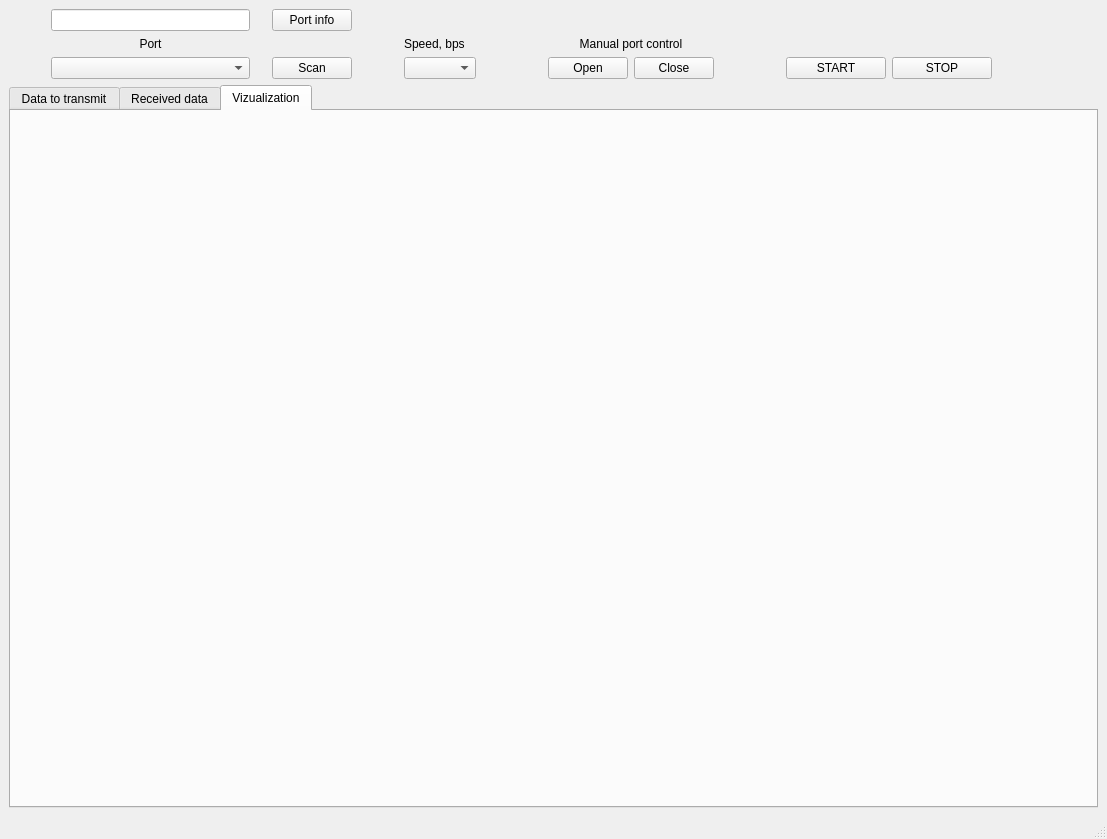
<?xml version="1.0" encoding="UTF-8"?>
<ui version="4.0">
 <class>MainWindow</class>
 <widget class="QMainWindow" name="MainWindow">
  <property name="geometry">
   <rect>
    <x>0</x>
    <y>0</y>
    <width>1107</width>
    <height>839</height>
   </rect>
  </property>
  <property name="windowTitle">
   <string>MainWindow</string>
  </property>
  <widget class="QWidget" name="centralwidget">
   <layout class="QGridLayout" name="gridLayout">
    <item row="2" column="12">
     <widget class="QPushButton" name="stopButton">
      <property name="sizePolicy">
       <sizepolicy hsizetype="Fixed" vsizetype="Fixed">
        <horstretch>0</horstretch>
        <verstretch>0</verstretch>
       </sizepolicy>
      </property>
      <property name="minimumSize">
       <size>
        <width>100</width>
        <height>0</height>
       </size>
      </property>
      <property name="maximumSize">
       <size>
        <width>100</width>
        <height>16777215</height>
       </size>
      </property>
      <property name="text">
       <string>STOP</string>
      </property>
     </widget>
    </item>
    <item row="1" column="2">
     <widget class="QLabel" name="label">
      <property name="text">
       <string>Port</string>
      </property>
      <property name="alignment">
       <set>Qt::AlignCenter</set>
      </property>
     </widget>
    </item>
    <item row="2" column="1">
     <spacer name="horizontalSpacer">
      <property name="orientation">
       <enum>Qt::Horizontal</enum>
      </property>
      <property name="sizeType">
       <enum>QSizePolicy::Maximum</enum>
      </property>
      <property name="sizeHint" stdset="0">
       <size>
        <width>30</width>
        <height>20</height>
       </size>
      </property>
     </spacer>
    </item>
    <item row="2" column="10">
     <spacer name="horizontalSpacer_3">
      <property name="orientation">
       <enum>Qt::Horizontal</enum>
      </property>
      <property name="sizeType">
       <enum>QSizePolicy::Maximum</enum>
      </property>
      <property name="sizeHint" stdset="0">
       <size>
        <width>60</width>
        <height>20</height>
       </size>
      </property>
     </spacer>
    </item>
    <item row="2" column="2">
     <widget class="QComboBox" name="listports">
      <property name="minimumSize">
       <size>
        <width>150</width>
        <height>0</height>
       </size>
      </property>
      <property name="maximumSize">
       <size>
        <width>250</width>
        <height>16777215</height>
       </size>
      </property>
     </widget>
    </item>
    <item row="2" column="8">
     <widget class="QPushButton" name="manOpen">
      <property name="enabled">
       <bool>true</bool>
      </property>
      <property name="text">
       <string>Open</string>
      </property>
     </widget>
    </item>
    <item row="2" column="4">
     <widget class="QPushButton" name="scanButton">
      <property name="minimumSize">
       <size>
        <width>80</width>
        <height>0</height>
       </size>
      </property>
      <property name="text">
       <string>Scan</string>
      </property>
     </widget>
    </item>
    <item row="0" column="2">
     <widget class="QLineEdit" name="PortInfoLine">
      <property name="minimumSize">
       <size>
        <width>150</width>
        <height>0</height>
       </size>
      </property>
      <property name="maximumSize">
       <size>
        <width>250</width>
        <height>16777215</height>
       </size>
      </property>
      <property name="readOnly">
       <bool>true</bool>
      </property>
     </widget>
    </item>
    <item row="2" column="5">
     <spacer name="horizontalSpacer_5">
      <property name="orientation">
       <enum>Qt::Horizontal</enum>
      </property>
      <property name="sizeType">
       <enum>QSizePolicy::Maximum</enum>
      </property>
      <property name="sizeHint" stdset="0">
       <size>
        <width>40</width>
        <height>20</height>
       </size>
      </property>
     </spacer>
    </item>
    <item row="2" column="13">
     <spacer name="horizontalSpacer_2">
      <property name="orientation">
       <enum>Qt::Horizontal</enum>
      </property>
      <property name="sizeType">
       <enum>QSizePolicy::Maximum</enum>
      </property>
      <property name="sizeHint" stdset="0">
       <size>
        <width>100</width>
        <height>20</height>
       </size>
      </property>
     </spacer>
    </item>
    <item row="2" column="11">
     <widget class="QPushButton" name="startButton">
      <property name="sizePolicy">
       <sizepolicy hsizetype="Fixed" vsizetype="Fixed">
        <horstretch>0</horstretch>
        <verstretch>0</verstretch>
       </sizepolicy>
      </property>
      <property name="minimumSize">
       <size>
        <width>100</width>
        <height>0</height>
       </size>
      </property>
      <property name="text">
       <string>START</string>
      </property>
     </widget>
    </item>
    <item row="2" column="9">
     <widget class="QPushButton" name="manClose">
      <property name="text">
       <string>Close</string>
      </property>
     </widget>
    </item>
    <item row="2" column="3">
     <spacer name="horizontalSpacer_6">
      <property name="orientation">
       <enum>Qt::Horizontal</enum>
      </property>
      <property name="sizeType">
       <enum>QSizePolicy::Maximum</enum>
      </property>
      <property name="sizeHint" stdset="0">
       <size>
        <width>10</width>
        <height>20</height>
       </size>
      </property>
     </spacer>
    </item>
    <item row="1" column="6">
     <widget class="QLabel" name="label_2">
      <property name="text">
       <string>Speed, bps</string>
      </property>
     </widget>
    </item>
    <item row="2" column="7">
     <spacer name="horizontalSpacer_4">
      <property name="orientation">
       <enum>Qt::Horizontal</enum>
      </property>
      <property name="sizeType">
       <enum>QSizePolicy::Maximum</enum>
      </property>
      <property name="sizeHint" stdset="0">
       <size>
        <width>60</width>
        <height>20</height>
       </size>
      </property>
     </spacer>
    </item>
    <item row="0" column="4">
     <widget class="QPushButton" name="PortInfoButton">
      <property name="minimumSize">
       <size>
        <width>80</width>
        <height>0</height>
       </size>
      </property>
      <property name="text">
       <string>Port info</string>
      </property>
     </widget>
    </item>
    <item row="1" column="8" colspan="2">
     <widget class="QLabel" name="label_3">
      <property name="text">
       <string>Manual port control</string>
      </property>
      <property name="alignment">
       <set>Qt::AlignCenter</set>
      </property>
     </widget>
    </item>
    <item row="2" column="6">
     <widget class="QComboBox" name="listspeed"/>
    </item>
    <item row="3" column="0" colspan="14">
     <widget class="QTabWidget" name="tabWidget">
      <property name="currentIndex">
       <number>2</number>
      </property>
      <widget class="QWidget" name="tab">
       <attribute name="title">
        <string>Data to transmit</string>
       </attribute>
       <layout class="QGridLayout" name="gridLayout_2">
        <item row="0" column="2">
         <widget class="QLabel" name="label_5">
          <property name="maximumSize">
           <size>
            <width>100</width>
            <height>16777215</height>
           </size>
          </property>
          <property name="text">
           <string>Transmit from file</string>
          </property>
          <property name="alignment">
           <set>Qt::AlignCenter</set>
          </property>
         </widget>
        </item>
        <item row="7" column="3">
         <widget class="QLineEdit" name="numCyclesEdit">
          <property name="maximumSize">
           <size>
            <width>50</width>
            <height>16777215</height>
           </size>
          </property>
          <property name="frame">
           <bool>true</bool>
          </property>
         </widget>
        </item>
        <item row="4" column="4">
         <widget class="QLineEdit" name="preambuleEdit">
          <property name="sizePolicy">
           <sizepolicy hsizetype="Fixed" vsizetype="Fixed">
            <horstretch>0</horstretch>
            <verstretch>0</verstretch>
           </sizepolicy>
          </property>
          <property name="frame">
           <bool>true</bool>
          </property>
         </widget>
        </item>
        <item row="0" column="4">
         <widget class="QLabel" name="label_6">
          <property name="text">
           <string>Manual</string>
          </property>
         </widget>
        </item>
        <item row="0" column="3">
         <widget class="AnimatedToggle" name="FromFileBox">
          <property name="maximumSize">
           <size>
            <width>50</width>
            <height>23</height>
           </size>
          </property>
          <property name="text">
           <string>CheckBox</string>
          </property>
          <property name="checked_color" stdset="0">
           <string>#FFB000</string>
          </property>
         </widget>
        </item>
        <item row="1" column="2" colspan="2">
         <widget class="QLineEdit" name="manualEdit">
          <property name="sizePolicy">
           <sizepolicy hsizetype="Fixed" vsizetype="Fixed">
            <horstretch>0</horstretch>
            <verstretch>0</verstretch>
           </sizepolicy>
          </property>
          <property name="maximumSize">
           <size>
            <width>225</width>
            <height>16777215</height>
           </size>
          </property>
         </widget>
        </item>
        <item row="8" column="3">
         <widget class="QLabel" name="cyclesLabel">
          <property name="maximumSize">
           <size>
            <width>225</width>
            <height>25</height>
           </size>
          </property>
          <property name="text">
           <string>Ошибка ввода</string>
          </property>
         </widget>
        </item>
        <item row="3" column="2">
         <spacer name="verticalSpacer">
          <property name="orientation">
           <enum>Qt::Vertical</enum>
          </property>
          <property name="sizeType">
           <enum>QSizePolicy::Maximum</enum>
          </property>
          <property name="sizeHint" stdset="0">
           <size>
            <width>20</width>
            <height>20</height>
           </size>
          </property>
         </spacer>
        </item>
        <item row="4" column="3">
         <widget class="AnimatedToggle" name="preambuleBox">
          <property name="maximumSize">
           <size>
            <width>50</width>
            <height>23</height>
           </size>
          </property>
          <property name="text">
           <string>CheckBox</string>
          </property>
          <property name="checked">
           <bool>true</bool>
          </property>
          <property name="checked_color" stdset="0">
           <string>#FFB000</string>
          </property>
         </widget>
        </item>
        <item row="1" column="5">
         <spacer name="horizontalSpacer_8">
          <property name="orientation">
           <enum>Qt::Horizontal</enum>
          </property>
          <property name="sizeHint" stdset="0">
           <size>
            <width>40</width>
            <height>20</height>
           </size>
          </property>
         </spacer>
        </item>
        <item row="1" column="1">
         <spacer name="horizontalSpacer_7">
          <property name="orientation">
           <enum>Qt::Horizontal</enum>
          </property>
          <property name="sizeType">
           <enum>QSizePolicy::Maximum</enum>
          </property>
          <property name="sizeHint" stdset="0">
           <size>
            <width>30</width>
            <height>20</height>
           </size>
          </property>
         </spacer>
        </item>
        <item row="1" column="4">
         <widget class="QPushButton" name="clearListButton">
          <property name="enabled">
           <bool>true</bool>
          </property>
          <property name="sizePolicy">
           <sizepolicy hsizetype="Fixed" vsizetype="Fixed">
            <horstretch>0</horstretch>
            <verstretch>0</verstretch>
           </sizepolicy>
          </property>
          <property name="text">
           <string>Clear</string>
          </property>
         </widget>
        </item>
        <item row="0" column="0" rowspan="12">
         <widget class="QTextEdit" name="txCommandEdit">
          <property name="sizePolicy">
           <sizepolicy hsizetype="Expanding" vsizetype="Expanding">
            <horstretch>0</horstretch>
            <verstretch>0</verstretch>
           </sizepolicy>
          </property>
          <property name="minimumSize">
           <size>
            <width>200</width>
            <height>200</height>
           </size>
          </property>
          <property name="maximumSize">
           <size>
            <width>400</width>
            <height>16777215</height>
           </size>
          </property>
          <property name="readOnly">
           <bool>true</bool>
          </property>
         </widget>
        </item>
        <item row="4" column="2">
         <widget class="QLabel" name="label_4">
          <property name="text">
           <string>Preambule</string>
          </property>
          <property name="alignment">
           <set>Qt::AlignLeading|Qt::AlignLeft|Qt::AlignVCenter</set>
          </property>
         </widget>
        </item>
        <item row="10" column="2">
         <widget class="QLabel" name="label_7">
          <property name="text">
           <string>Calc CS</string>
          </property>
          <property name="alignment">
           <set>Qt::AlignLeading|Qt::AlignLeft|Qt::AlignVCenter</set>
          </property>
         </widget>
        </item>
        <item row="11" column="3">
         <spacer name="verticalSpacer_2">
          <property name="orientation">
           <enum>Qt::Vertical</enum>
          </property>
          <property name="sizeHint" stdset="0">
           <size>
            <width>20</width>
            <height>40</height>
           </size>
          </property>
         </spacer>
        </item>
        <item row="7" column="2">
         <widget class="QLabel" name="label_8">
          <property name="text">
           <string>Number of cycles</string>
          </property>
         </widget>
        </item>
        <item row="2" column="2">
         <widget class="QLabel" name="manControlLabel">
          <property name="maximumSize">
           <size>
            <width>225</width>
            <height>20</height>
           </size>
          </property>
          <property name="baseSize">
           <size>
            <width>20</width>
            <height>10</height>
           </size>
          </property>
          <property name="text">
           <string>Ошибка ввода</string>
          </property>
          <property name="textFormat">
           <enum>Qt::AutoText</enum>
          </property>
          <property name="alignment">
           <set>Qt::AlignLeading|Qt::AlignLeft|Qt::AlignTop</set>
          </property>
         </widget>
        </item>
        <item row="6" column="2">
         <spacer name="verticalSpacer_3">
          <property name="orientation">
           <enum>Qt::Vertical</enum>
          </property>
          <property name="sizeType">
           <enum>QSizePolicy::Maximum</enum>
          </property>
          <property name="sizeHint" stdset="0">
           <size>
            <width>20</width>
            <height>20</height>
           </size>
          </property>
         </spacer>
        </item>
        <item row="5" column="4">
         <widget class="QLabel" name="preambuleLabel">
          <property name="maximumSize">
           <size>
            <width>225</width>
            <height>25</height>
           </size>
          </property>
          <property name="text">
           <string>Ошибка ввода</string>
          </property>
          <property name="textFormat">
           <enum>Qt::AutoText</enum>
          </property>
          <property name="alignment">
           <set>Qt::AlignLeading|Qt::AlignLeft|Qt::AlignTop</set>
          </property>
         </widget>
        </item>
        <item row="10" column="3">
         <widget class="AnimatedToggle" name="needCsBox">
          <property name="maximumSize">
           <size>
            <width>50</width>
            <height>23</height>
           </size>
          </property>
          <property name="text">
           <string>CheckBox</string>
          </property>
          <property name="checked">
           <bool>true</bool>
          </property>
          <property name="checked_color" stdset="0">
           <string>#FFB000</string>
          </property>
         </widget>
        </item>
        <item row="9" column="3">
         <spacer name="verticalSpacer_4">
          <property name="orientation">
           <enum>Qt::Vertical</enum>
          </property>
          <property name="sizeType">
           <enum>QSizePolicy::Maximum</enum>
          </property>
          <property name="sizeHint" stdset="0">
           <size>
            <width>20</width>
            <height>20</height>
           </size>
          </property>
         </spacer>
        </item>
       </layout>
      </widget>
      <widget class="QWidget" name="tab_2">
       <attribute name="title">
        <string>Received data</string>
       </attribute>
       <layout class="QGridLayout" name="gridLayout_3">
        <item row="1" column="3">
         <spacer name="horizontalSpacer_9">
          <property name="orientation">
           <enum>Qt::Horizontal</enum>
          </property>
          <property name="sizeHint" stdset="0">
           <size>
            <width>40</width>
            <height>20</height>
           </size>
          </property>
         </spacer>
        </item>
        <item row="2" column="2">
         <spacer name="verticalSpacer_6">
          <property name="orientation">
           <enum>Qt::Vertical</enum>
          </property>
          <property name="sizeHint" stdset="0">
           <size>
            <width>20</width>
            <height>602</height>
           </size>
          </property>
         </spacer>
        </item>
        <item row="0" column="2">
         <spacer name="verticalSpacer_5">
          <property name="orientation">
           <enum>Qt::Vertical</enum>
          </property>
          <property name="sizeType">
           <enum>QSizePolicy::Minimum</enum>
          </property>
          <property name="sizeHint" stdset="0">
           <size>
            <width>20</width>
            <height>20</height>
           </size>
          </property>
         </spacer>
        </item>
        <item row="1" column="2">
         <widget class="QPushButton" name="clearRxButton">
          <property name="text">
           <string>Clear</string>
          </property>
         </widget>
        </item>
        <item row="0" column="0" rowspan="3">
         <widget class="QTextEdit" name="rxEdit">
          <property name="minimumSize">
           <size>
            <width>200</width>
            <height>200</height>
           </size>
          </property>
          <property name="maximumSize">
           <size>
            <width>400</width>
            <height>16777215</height>
           </size>
          </property>
          <property name="readOnly">
           <bool>true</bool>
          </property>
         </widget>
        </item>
        <item row="1" column="1">
         <spacer name="horizontalSpacer_10">
          <property name="orientation">
           <enum>Qt::Horizontal</enum>
          </property>
          <property name="sizeType">
           <enum>QSizePolicy::Maximum</enum>
          </property>
          <property name="sizeHint" stdset="0">
           <size>
            <width>20</width>
            <height>20</height>
           </size>
          </property>
         </spacer>
        </item>
       </layout>
      </widget>
      <widget class="QWidget" name="tab_3">
       <attribute name="title">
        <string>Vizualization</string>
       </attribute>
       <widget class="PlotWidget" name="widget" native="true">
        <property name="geometry">
         <rect>
          <x>0</x>
          <y>0</y>
          <width>1101</width>
          <height>681</height>
         </rect>
        </property>
        <property name="sizePolicy">
         <sizepolicy hsizetype="Expanding" vsizetype="Expanding">
          <horstretch>0</horstretch>
          <verstretch>0</verstretch>
         </sizepolicy>
        </property>
       </widget>
      </widget>
     </widget>
    </item>
   </layout>
  </widget>
  <widget class="QStatusBar" name="statusbar">
   <property name="enabled">
    <bool>true</bool>
   </property>
  </widget>
 </widget>
 <customwidgets>
  <customwidget>
   <class>AnimatedToggle</class>
   <extends>QCheckBox</extends>
   <header>qtwidgets</header>
  </customwidget>
  <customwidget>
   <class>PlotWidget</class>
   <extends>QWidget</extends>
   <header>pyqtgraph</header>
   <container>1</container>
  </customwidget>
 </customwidgets>
 <resources/>
 <connections/>
</ui>
